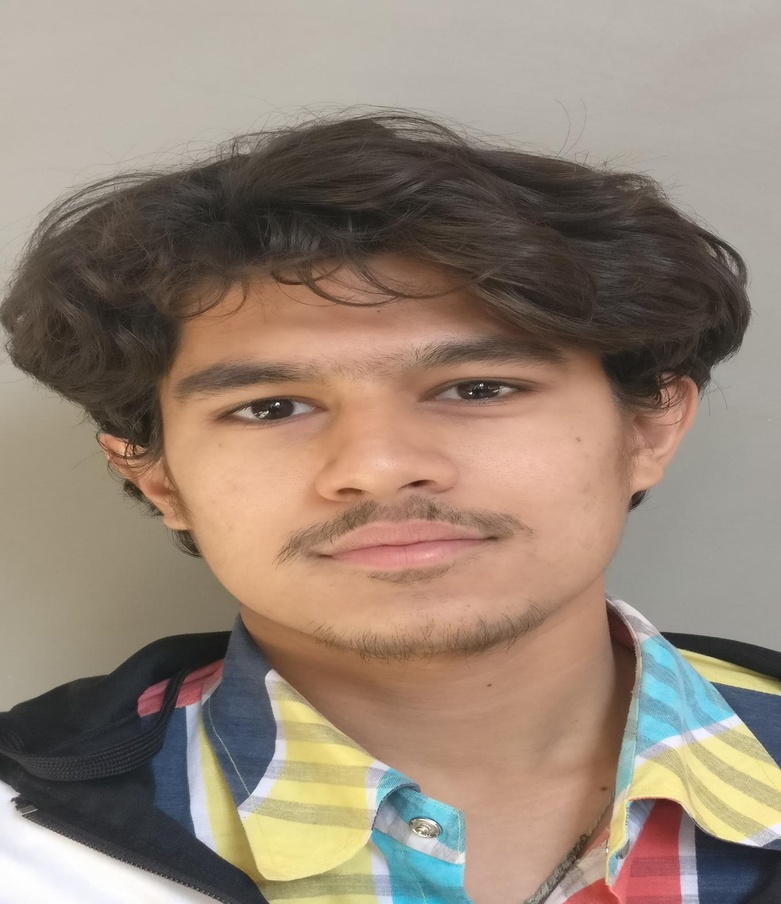
%> input picture submission2/Dataset/29_1.JPG, 781 x 904 px, shrunk from 1360 x 1575 before the run
$ octave ppca_code.m   (GNU Octave 9; MATLAB toolbox functions it lacks are replaced by stand-ins)
%> lines starting %> are read from the running program, lines starting %| are printed output that depends on the picture
%Please see the microsoft paper "Bishop ....."
%Check by variying q size .................

clear;
clc;

%Image file reading
T = imread('29_1.jpg');
%> T is the input picture: size 904x781x3 uint8; mean R, G, B 149.1, 132.1, 117.6
T = rgb2gray(T);
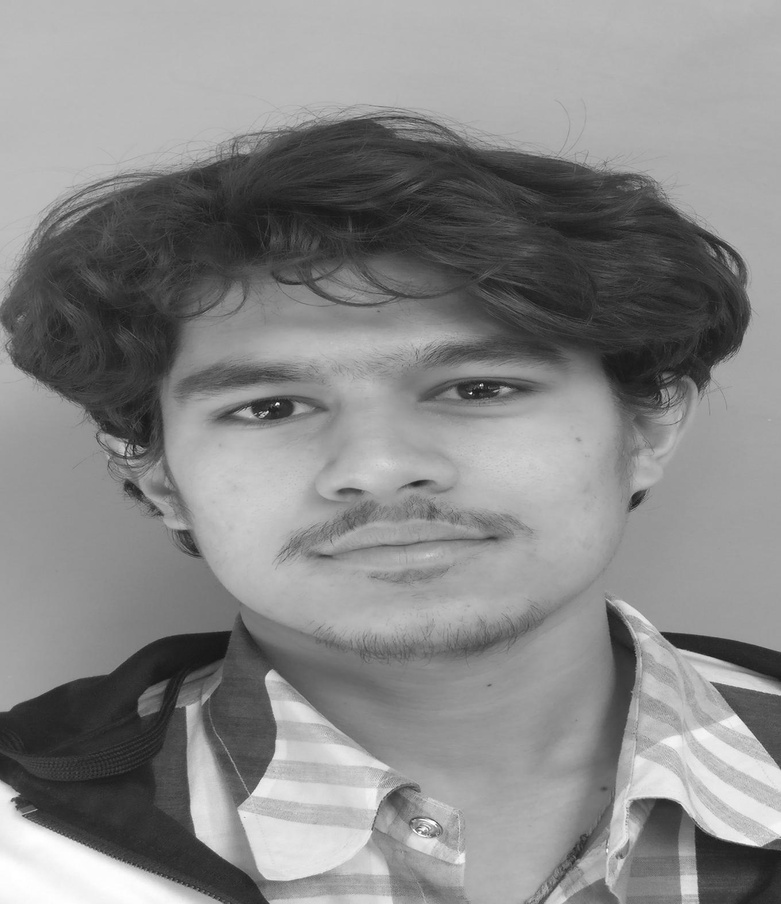
%> T: size 904x781 uint8; min 20, max 255, mean 135.5
T = im2double(T);
%> T: size 904x781 double
ori = T;

%No of Basis (Eigen Vectors)
q = 200;

%Computing the mean value
for j = 1:size(T,2)
    mu(j) = mean(T(:,j));
end
%> after the loop, mu = 781 values, max 0.668 at index 1, min 0.395 at index 153, mean 0.532

S = zeros(size(T,2));

%Computing the Covariance matrix as mentioned in the first para of the
%paper
for n = 1:size(T,1)
    S = S + (T(n,:)' - mu') * (T(n,:)' - mu')';
end

S = 1/size(T,1)*S;

%Computing the eigen value and eigen vectors form the covariance matrix
[e_ve,e_v] = eig(S);
e_v = diag(e_v);
%> e_v = 781 values from 1.09e-07 to 14.3
[e_v, i] = sort(e_v, 'descend');
%> e_v = 781 values, max 14.3 at index 1, min 1.09e-07 at index 781, mean 0.0427; i = 781 values, max 781 at index 1, min 1 at index 781, mean 391
e_ve = e_ve(:,i);
U = e_ve(:,1:q);
lambda_diag = diag(e_v);
L = lambda_diag(1:q, 1:q);

%This two parameters have been calculated using equation no 7 and equation
%no 8 from the paper
sigma = sqrt(1/(size(S,1)-q)*sum(e_v(q+1:size(S,1))));
%> sigma = 0.0114
W = U * sqrt(L - sigma^2*eye(q));


%Value of M calculated equation given on page no 5 above section 3.2 last
%line
M = W'*W + sigma^2 * eye(q);


for i = 1:size(T,1)
     Tnorm(i,:) = T(i,:) - mu;
end
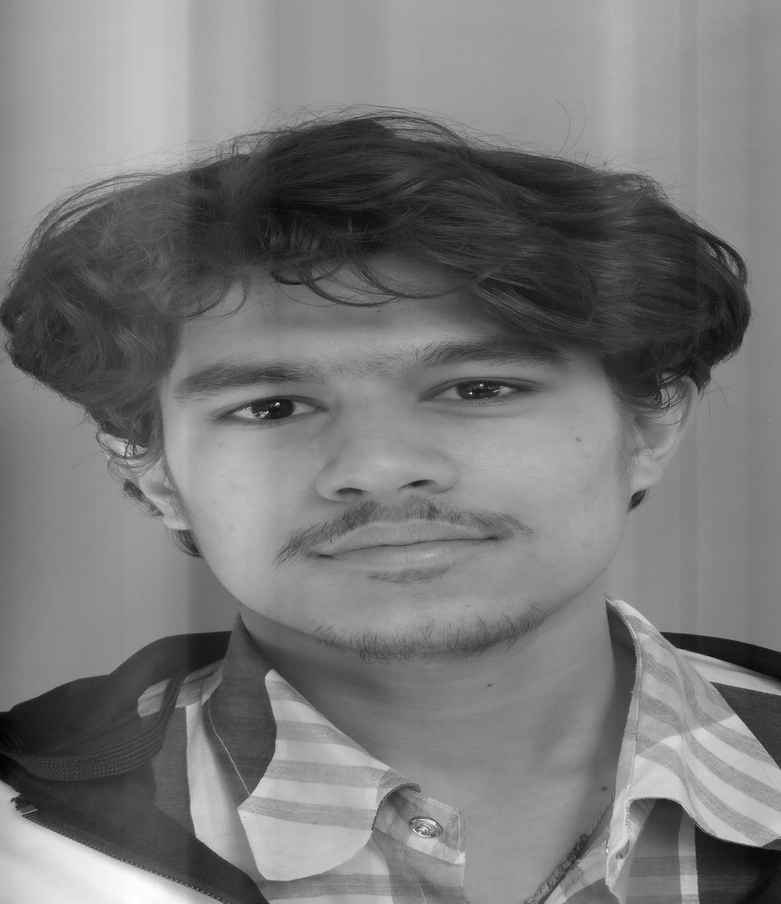
%> Tnorm: size 904x781 double; min -0.535, max 0.594, mean -9.33e-17; drawn with min black and max white

%Equation no 6
X = inv(M)*W'*Tnorm';

%Mentioned in page no 6 above section 4 last line
rec = ((W*inv(W'*W)*M*X))';

for j = 1:size(T,1)
    rec(j,1:size(T,2)) = (rec(j,1:size(T,2))+mu(1:size(T,2)));
end

%Computing the norm error
norm(rec-ori)
%> ans = 0.765
imshow(rec);
toc;
